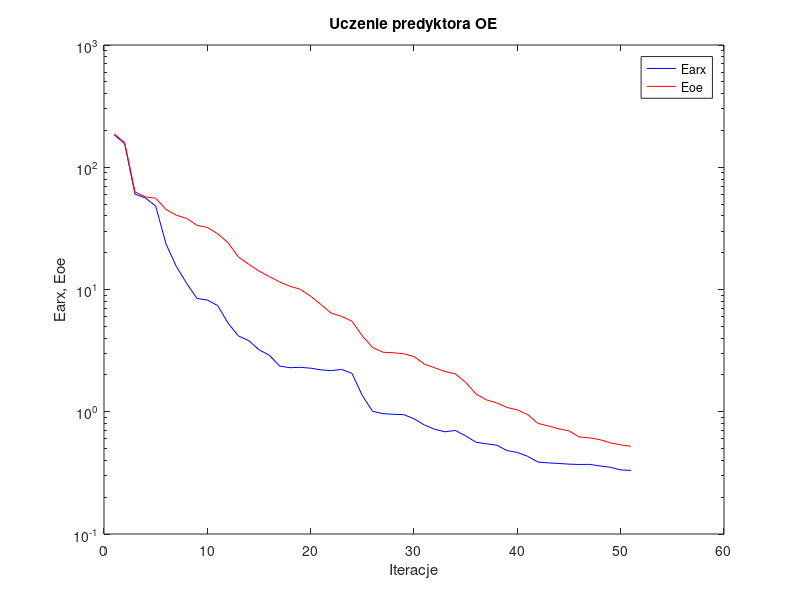
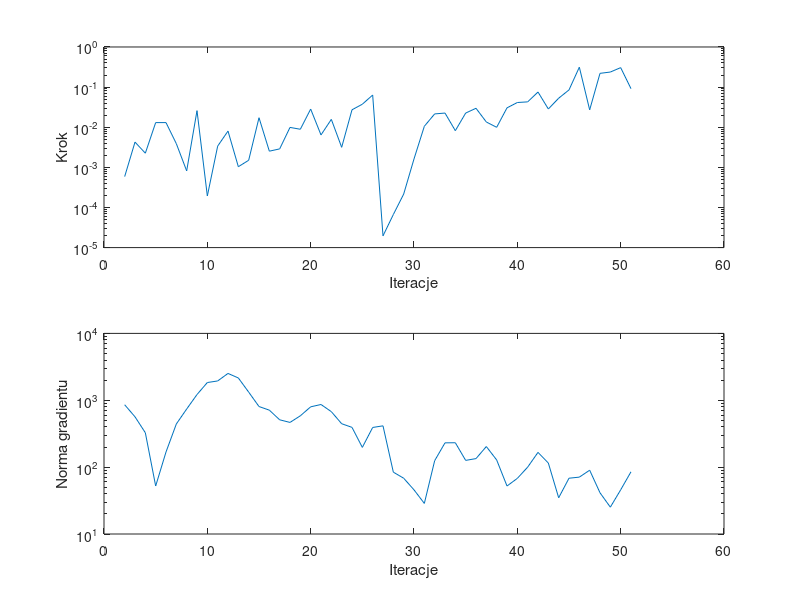

Recreate these plots in MATLAB, in order.
%uczenie predyktora oe
clear all;
n=0; farx(n+1)=1.841373e+002; foe(n+1)=1.869252e+002; wspucz(n+1)=0.000000e+000; ng(n+1)=0.000000e+000;
%odnowa zmiennej metryki
n=1; farx(n+1)=1.558492e+002; foe(n+1)=1.591992e+002; krok(n+1)=5.885714e-004; ng(n+1)=8.563355e+002;
n=2; farx(n+1)=6.030226e+001; foe(n+1)=6.288790e+001; krok(n+1)=4.260904e-003; ng(n+1)=5.656006e+002;
n=3; farx(n+1)=5.612002e+001; foe(n+1)=5.716761e+001; krok(n+1)=2.254077e-003; ng(n+1)=3.268057e+002;
n=4; farx(n+1)=4.818675e+001; foe(n+1)=5.580847e+001; krok(n+1)=1.303720e-002; ng(n+1)=5.222051e+001;
n=5; farx(n+1)=2.362022e+001; foe(n+1)=4.516904e+001; krok(n+1)=1.305012e-002; ng(n+1)=1.683124e+002;
n=6; farx(n+1)=1.544041e+001; foe(n+1)=4.051973e+001; krok(n+1)=3.888965e-003; ng(n+1)=4.420935e+002;
n=7; farx(n+1)=1.122689e+001; foe(n+1)=3.815068e+001; krok(n+1)=8.160960e-004; ng(n+1)=7.395458e+002;
n=8; farx(n+1)=8.447015e+000; foe(n+1)=3.347489e+001; krok(n+1)=2.590317e-002; ng(n+1)=1.217567e+003;
n=9; farx(n+1)=8.203912e+000; foe(n+1)=3.217395e+001; krok(n+1)=1.935115e-004; ng(n+1)=1.841495e+003;
n=10; farx(n+1)=7.384213e+000; foe(n+1)=2.859222e+001; krok(n+1)=3.382411e-003; ng(n+1)=1.944441e+003;
n=11; farx(n+1)=5.318262e+000; foe(n+1)=2.416287e+001; krok(n+1)=8.017859e-003; ng(n+1)=2.518717e+003;
n=12; farx(n+1)=4.175429e+000; foe(n+1)=1.849010e+001; krok(n+1)=1.037622e-003; ng(n+1)=2.155734e+003;
n=13; farx(n+1)=3.821402e+000; foe(n+1)=1.610395e+001; krok(n+1)=1.499941e-003; ng(n+1)=1.324510e+003;
n=14; farx(n+1)=3.215240e+000; foe(n+1)=1.416472e+001; krok(n+1)=1.725161e-002; ng(n+1)=8.058415e+002;
n=15; farx(n+1)=2.899124e+000; foe(n+1)=1.275623e+001; krok(n+1)=2.530456e-003; ng(n+1)=7.113929e+002;
n=16; farx(n+1)=2.364484e+000; foe(n+1)=1.153168e+001; krok(n+1)=2.883948e-003; ng(n+1)=5.101843e+002;
n=17; farx(n+1)=2.292447e+000; foe(n+1)=1.062897e+001; krok(n+1)=9.899545e-003; ng(n+1)=4.662875e+002;
n=18; farx(n+1)=2.307673e+000; foe(n+1)=1.003396e+001; krok(n+1)=8.899418e-003; ng(n+1)=5.855351e+002;
n=19; farx(n+1)=2.271817e+000; foe(n+1)=8.809595e+000; krok(n+1)=2.835564e-002; ng(n+1)=7.977197e+002;
n=20; farx(n+1)=2.200983e+000; foe(n+1)=7.530302e+000; krok(n+1)=6.425309e-003; ng(n+1)=8.642724e+002;
n=21; farx(n+1)=2.170367e+000; foe(n+1)=6.390801e+000; krok(n+1)=1.569591e-002; ng(n+1)=6.753442e+002;
n=22; farx(n+1)=2.219452e+000; foe(n+1)=6.031224e+000; krok(n+1)=3.157424e-003; ng(n+1)=4.458300e+002;
n=23; farx(n+1)=2.060217e+000; foe(n+1)=5.493927e+000; krok(n+1)=2.720095e-002; ng(n+1)=3.931662e+002;
n=24; farx(n+1)=1.355996e+000; foe(n+1)=4.171218e+000; krok(n+1)=3.743558e-002; ng(n+1)=1.973796e+002;
n=25; farx(n+1)=1.007276e+000; foe(n+1)=3.352091e+000; krok(n+1)=6.345427e-002; ng(n+1)=3.919234e+002;
%odnowa zmiennej metryki
n=26; farx(n+1)=9.650369e-001; foe(n+1)=3.067675e+000; krok(n+1)=1.961230e-005; ng(n+1)=4.145170e+002;
n=27; farx(n+1)=9.531484e-001; foe(n+1)=3.036675e+000; krok(n+1)=6.666596e-005; ng(n+1)=8.412283e+001;
n=28; farx(n+1)=9.471744e-001; foe(n+1)=2.984426e+000; krok(n+1)=2.154098e-004; ng(n+1)=6.827017e+001;
n=29; farx(n+1)=8.768309e-001; foe(n+1)=2.825111e+000; krok(n+1)=1.620122e-003; ng(n+1)=4.574665e+001;
n=30; farx(n+1)=7.800358e-001; foe(n+1)=2.456734e+000; krok(n+1)=1.056509e-002; ng(n+1)=2.867766e+001;
n=31; farx(n+1)=7.188844e-001; foe(n+1)=2.288914e+000; krok(n+1)=2.147336e-002; ng(n+1)=1.249025e+002;
n=32; farx(n+1)=6.855522e-001; foe(n+1)=2.131802e+000; krok(n+1)=2.254943e-002; ng(n+1)=2.308057e+002;
n=33; farx(n+1)=7.032226e-001; foe(n+1)=2.043503e+000; krok(n+1)=8.202462e-003; ng(n+1)=2.315839e+002;
n=34; farx(n+1)=6.341394e-001; foe(n+1)=1.740679e+000; krok(n+1)=2.254943e-002; ng(n+1)=1.261380e+002;
n=35; farx(n+1)=5.632181e-001; foe(n+1)=1.396603e+000; krok(n+1)=2.965791e-002; ng(n+1)=1.341750e+002;
n=36; farx(n+1)=5.466686e-001; foe(n+1)=1.252633e+000; krok(n+1)=1.349675e-002; ng(n+1)=2.031763e+002;
n=37; farx(n+1)=5.332427e-001; foe(n+1)=1.181432e+000; krok(n+1)=9.955600e-003; ng(n+1)=1.280351e+002;
n=38; farx(n+1)=4.815683e-001; foe(n+1)=1.084003e+000; krok(n+1)=3.039725e-002; ng(n+1)=5.221713e+001;
n=39; farx(n+1)=4.642927e-001; foe(n+1)=1.036731e+000; krok(n+1)=4.130221e-002; ng(n+1)=6.790748e+001;
n=40; farx(n+1)=4.318329e-001; foe(n+1)=9.478446e-001; krok(n+1)=4.285764e-002; ng(n+1)=1.000399e+002;
n=41; farx(n+1)=3.876786e-001; foe(n+1)=8.028291e-001; krok(n+1)=7.539806e-002; ng(n+1)=1.662049e+002;
n=42; farx(n+1)=3.817767e-001; foe(n+1)=7.652498e-001; krok(n+1)=2.847603e-002; ng(n+1)=1.151031e+002;
n=43; farx(n+1)=3.774723e-001; foe(n+1)=7.246552e-001; krok(n+1)=5.286105e-002; ng(n+1)=3.481193e+001;
n=44; farx(n+1)=3.728194e-001; foe(n+1)=6.978704e-001; krok(n+1)=8.509079e-002; ng(n+1)=6.829440e+001;
n=45; farx(n+1)=3.704847e-001; foe(n+1)=6.213100e-001; krok(n+1)=3.136673e-001; ng(n+1)=7.087250e+001;
n=46; farx(n+1)=3.710917e-001; foe(n+1)=6.114257e-001; krok(n+1)=2.705929e-002; ng(n+1)=8.994858e+001;
n=47; farx(n+1)=3.602068e-001; foe(n+1)=5.909136e-001; krok(n+1)=2.203031e-001; ng(n+1)=4.135767e+001;
n=48; farx(n+1)=3.515462e-001; foe(n+1)=5.568008e-001; krok(n+1)=2.373843e-001; ng(n+1)=2.519815e+001;
n=49; farx(n+1)=3.343374e-001; foe(n+1)=5.358340e-001; krok(n+1)=3.057702e-001; ng(n+1)=4.575842e+001;
n=50; farx(n+1)=3.315814e-001; foe(n+1)=5.214926e-001; krok(n+1)=9.137743e-002; ng(n+1)=8.520722e+001;

figure; semilogy(farx,'b'); hold on; semilogy(foe,'r'); xlabel('Iteracje'); ylabel('Earx, Eoe'); legend('Earx','Eoe'); title('Uczenie predyktora OE');
figure; subplot(2,1,1); semilogy(krok); xlabel('Iteracje'); ylabel('Krok');
subplot(2,1,2); semilogy(ng); xlabel('Iteracje'); ylabel('Norma gradientu');
Earx=farx(n+1)
Eoe=foe(n+1)
